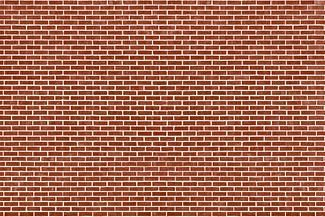
%> input picture CMPT361/Assignment1/brick3.png, 325 x 217 px
$ octave Cmpt361_assignment1.m   (GNU Octave 9; MATLAB toolbox functions it lacks are replaced by stand-ins)
%> lines starting %> are read from the running program, lines starting %| are printed output that depends on the picture
HP = imread('brick3.png');
%> HP is the input picture: size 217x325x3 uint8; mean R, G, B 165.3, 107.7, 86.6
LP = imread('Village.png');
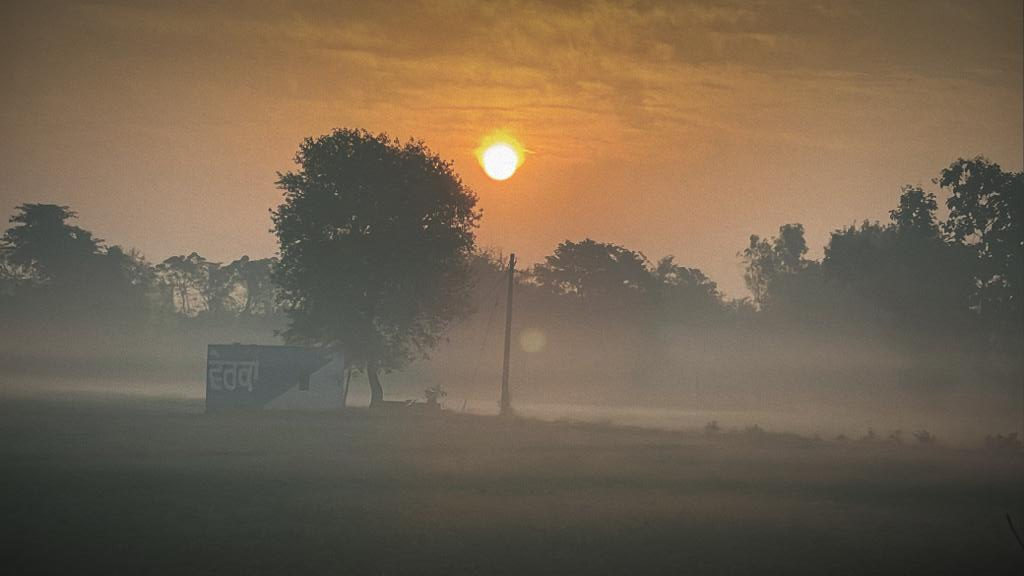
%> input picture CMPT361/Assignment1/Village.png, 1024 x 576 px
%> LP is the input picture: size 576x1024x3 uint8; mean R, G, B 114.8, 98.5, 78.8

HP = im2double(HP);
%> HP: size 217x325x3 double
LP = im2double(LP);
%> LP: size 576x1024x3 double

HP = imresize(HP, [500 500]);
%> HP: size 500x500x3 double
LP = imresize(LP, [500 500]);
%> LP: size 500x500x3 double

HP = rgb2gray(HP);
%> HP: size 500x500 double
LP = rgb2gray(LP);
%> LP: size 500x500 double
% imshow(HP);
% imshow(LP);
imwrite(HP,"./CMPT 361 HW1 - Jashanraj Singh and Gosain_files/HP.png","png");
imwrite(LP,"./CMPT 361 HW1 - Jashanraj Singh and Gosain_files/LP.png","png");
%
%
% 2nd part
%
%
low_freq_gray_LP = fft2(LP);
high_freq_gray_HP = fft2(HP);
% imshow([fftshift(abs(high_freq_gray_HP)) fftshift(abs(low_freq_gray_LP))] / 50);
imwrite(fftshift(abs(high_freq_gray_HP))/50, "./CMPT 361 HW1 - Jashanraj Singh and Gosain_files/HP-freq.png","png");
imwrite(fftshift(abs(low_freq_gray_LP))/50, "./CMPT 361 HW1 - Jashanraj Singh and Gosain_files/LP-freq.png","png");
%
%
% 3rd part
%
%
gausKern = fspecial('gaussian',19, 2.5);
sob = [-1 0 1; -2 0 2; -1 0 1];
dog = conv2(gausKern, sob);
% surf(gausKern);
% surf(sob);
% surf(dog);
saveas(surf(gausKern), "./CMPT 361 HW1 - Jashanraj Singh and Gosain_files/gaus-surf.png","png");
saveas(surf(dog), "./CMPT 361 HW1 - Jashanraj Singh and Gosain_files/dog-surf.png","png");

HP_gaus = imfilter(HP, gausKern);
LP_gaus = imfilter(LP, gausKern);
% imshow([HP_gaus LP_gaus]);
imwrite(HP_gaus, "./CMPT 361 HW1 - Jashanraj Singh and Gosain_files/HP-filt.png","png");
imwrite(LP_gaus, "./CMPT 361 HW1 - Jashanraj Singh and Gosain_files/LP-filt.png","png");

HP_filt_freq = fft2(HP_gaus);
LP_filt_freq = fft2(LP_gaus);
% imshow([fftshift(abs(HP_filt_freq)) fftshift(abs(LP_filt_freq))]/7);
imwrite(fftshift(abs(HP_filt_freq))/7, "./CMPT 361 HW1 - Jashanraj Singh and Gosain_files/HP-filt-freq.png","png");
imwrite(fftshift(abs(LP_filt_freq))/7, "./CMPT 361 HW1 - Jashanraj Singh and Gosain_files/LP-filt-freq.png","png");
%
%
dogfilt_fourier = fft2(dog,500, 500);
HP_dogfilt_freq = dogfilt_fourier .* high_freq_gray_HP;
LP_dogfilt_freq = dogfilt_fourier .* low_freq_gray_LP;
%imshow(fftshift(abs(HP_dogfilt_freq))/10);
% imshow(fftshift(abs(LP_dogfilt_freq))/10);
imwrite(fftshift(abs(HP_dogfilt_freq))/10, "./CMPT 361 HW1 - Jashanraj Singh and Gosain_files/HP-dogfilt-freq.png","png");
imwrite(fftshift(abs(LP_dogfilt_freq))/10, "./CMPT 361 HW1 - Jashanraj Singh and Gosain_files/LP-dogfilt-freq.png","png");
%
%
HP_dogfilt = ifft2(HP_dogfilt_freq);
LP_dogfilt = ifft2(LP_dogfilt_freq);
% imshow([HP_dogfilt LP_dogfilt]);
% imshow(3*HP_dogfilt);
% imshow(3*LP_dogfilt);
imwrite(3*HP_dogfilt, "./CMPT 361 HW1 - Jashanraj Singh and Gosain_files/HP-dogfilt.png","png");
imwrite(3*LP_dogfilt, "./CMPT 361 HW1 - Jashanraj Singh and Gosain_files/LP-dogfilt.png","png");
%
%
% 4th part
%
%
HP_sub2 = HP(1:2:end, 1:2:end);
LP_sub2 = LP(1:2:end, 1:2:end);
HP_sub2_freq = fft2(HP_sub2);
LP_sub2_freq = fft2(LP_sub2);
%
% imshow(HP_sub2);
% imshow(LP_sub2);
imwrite(HP_sub2, "./CMPT 361 HW1 - Jashanraj Singh and Gosain_files/HP-sub2.png","png");
imwrite(LP_sub2, "./CMPT 361 HW1 - Jashanraj Singh and Gosain_files/LP-sub2.png","png");
% imshow(fftshift(abs(HP_sub2_freq))/ 40);
% imshow(fftshift(abs(LP_sub2_freq))/40);
imwrite(fftshift(abs(HP_sub2_freq))/40, "./CMPT 361 HW1 - Jashanraj Singh and Gosain_files/HP-sub2-freq.png","png");
imwrite(fftshift(abs(LP_sub2_freq))/40, "./CMPT 361 HW1 - Jashanraj Singh and Gosain_files/LP-sub2-freq.png","png");
%
HP_sub4 = HP(1:4:end, 1:4:end);
LP_sub4 = LP(1:4:end, 1:4:end);
HP_sub4_freq = fft2(HP_sub4);
LP_sub4_freq = fft2(LP_sub4);
%
% imshow(HP_sub4);
% imshow(LP_sub4);
imwrite(HP_sub4, "./CMPT 361 HW1 - Jashanraj Singh and Gosain_files/HP-sub4.png","png");
imwrite(LP_sub4, "./CMPT 361 HW1 - Jashanraj Singh and Gosain_files/LP-sub4.png","png");
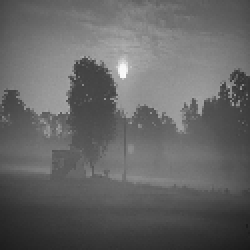
%> saved as LP-sub4.png: size 125x125 uint8 (shown 2 times larger); min 26, max 252, mean 101.4
% imshow(fftshift(abs(HP_sub4_freq))/ 40);
% imshow(fftshift(abs(LP_sub4_freq))/40);
imwrite(fftshift(abs(HP_sub4_freq))/40, "./CMPT 361 HW1 - Jashanraj Singh and Gosain_files/HP-sub4-freq.png","png");
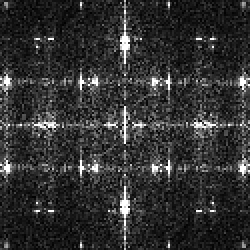
%> saved as HP-sub4-freq.png: size 125x125 uint8 (shown 2 times larger); min 1, max 255, mean 49.4
imwrite(fftshift(abs(LP_sub4_freq))/40, "./CMPT 361 HW1 - Jashanraj Singh and Gosain_files/LP-sub4-freq.png","png");
%
%
HP_sub2_filter = imfilter(HP, fspecial('gaussian', 5, 1));
HP_sub2_aa = HP_sub2_filter(1:2:end, 1:2:end);
% imshow(HP_sub2_aa);
imwrite(HP_sub2_aa, "./CMPT 361 HW1 - Jashanraj Singh and Gosain_files/HP-sub2-aa.png","png");
HP_sub2_aa_freq = fft2(HP_sub2_aa);
%
% imshow(fftshift(abs(HP_sub2_aa_freq))/100);
imwrite(fftshift(abs(HP_sub2_aa_freq))/100, "./CMPT 361 HW1 - Jashanraj Singh and Gosain_files/HP-sub2-aa-freq.png","png");
%
HP_sub4_filter = imfilter(HP, fspecial('gaussian', 10, 1.5));
HP_sub4_aa = HP_sub4_filter(1:4:end, 1:4:end);
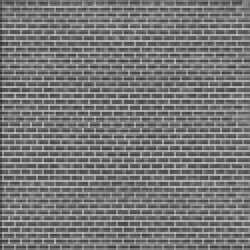
%> HP_sub4_aa: size 125x125 double (shown 2 times larger); min 0.188, max 0.773, mean 0.478
% imshow(HP_sub4_aa);
imwrite(HP_sub4_aa, "./CMPT 361 HW1 - Jashanraj Singh and Gosain_files/HP-sub4-aa.png","png");
HP_sub4_aa_freq = fft2(HP_sub4_aa);
% imshow(fftshift(abs(HP_sub4_aa_freq))/100);
imwrite(fftshift(abs(HP_sub4_aa_freq))/100, "./CMPT 361 HW1 - Jashanraj Singh and Gosain_files/HP-sub4-aa-freq.png","png");
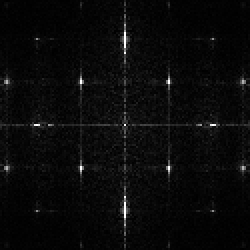
%> saved as HP-sub4-aa-freq.png: size 125x125 uint8 (shown 2 times larger); min 0, max 255, mean 9.9
%
%
% 5th part
%
%
[cannyedge, thread] = edge(HP,'canny');
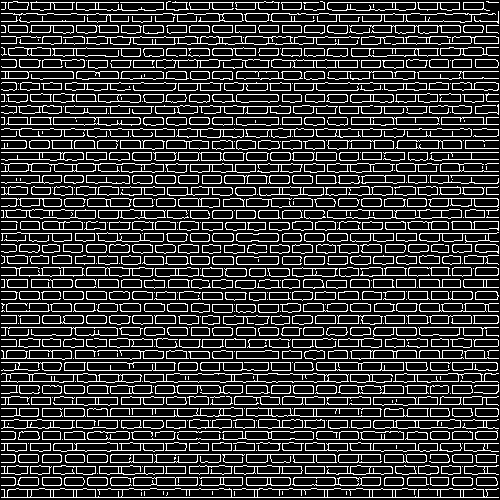
%> cannyedge: size 500x500 logical; 20.5% white in thin lines or dots
%> thread = [0.142 0.354]
imwrite(cannyedge, "./CMPT 361 HW1 - Jashanraj Singh and Gosain_files/HP-canny-optimal.png","png");
% imshow(cannyedge);
% thread is (0.2125, 0.5312)
thread;
% [4 lines of commented-out code are left out]
imwrite(edge(HP, 'canny', [0.1,0.5312]), "./CMPT 361 HW1 - Jashanraj Singh and Gosain_files/HP-canny-lowlow.png","png");
imwrite(edge(HP, 'canny', [0.5,0.5312]), "./CMPT 361 HW1 - Jashanraj Singh and Gosain_files/HP-canny-highlow.png","png");
imwrite(edge(HP, 'canny', [0.2125,0.213]), "./CMPT 361 HW1 - Jashanraj Singh and Gosain_files/HP-canny-lowhigh.png","png");
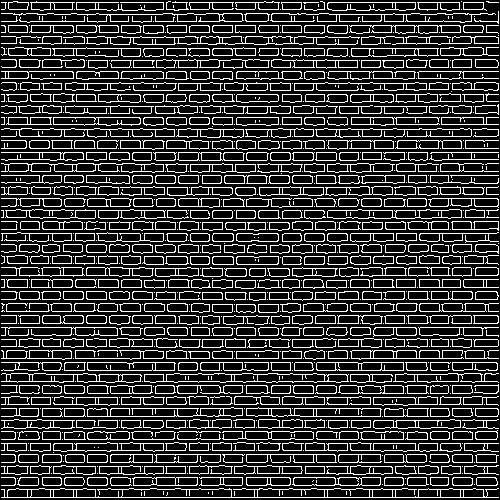
%> saved as HP-canny-lowhigh.png: size 500x500 logical; 20.6% white in thin lines or dots
imwrite(edge(HP, 'canny', [0.2125,0.8]), "./CMPT 361 HW1 - Jashanraj Singh and Gosain_files/HP-canny-highhigh.png","png");

%
% LP canny edge
%
[cannyedge, thread] = edge(LP,'canny');
%> thread = [0.0836 0.209]
thread; % thread is (0.0188, 0.0469)
imwrite(edge(LP, 'canny'), "./CMPT 361 HW1 - Jashanraj Singh and Gosain_files/LP-canny-optimal.png","png");
% [5 lines of commented-out code are left out]
imwrite(edge(LP, 'canny', [0.008,0.0469]), "./CMPT 361 HW1 - Jashanraj Singh and Gosain_files/LP-canny-lowlow.png","png");
imwrite(edge(LP, 'canny', [0.045,0.0469]), "./CMPT 361 HW1 - Jashanraj Singh and Gosain_files/LP-canny-highlow.png","png");
imwrite(edge(LP, 'canny', [0.0188,0.03]), "./CMPT 361 HW1 - Jashanraj Singh and Gosain_files/LP-canny-lowhigh.png","png");
imwrite(edge(LP, 'canny', [0.0188,0.065]), "./CMPT 361 HW1 - Jashanraj Singh and Gosain_files/LP-canny-highhigh.png","png");
